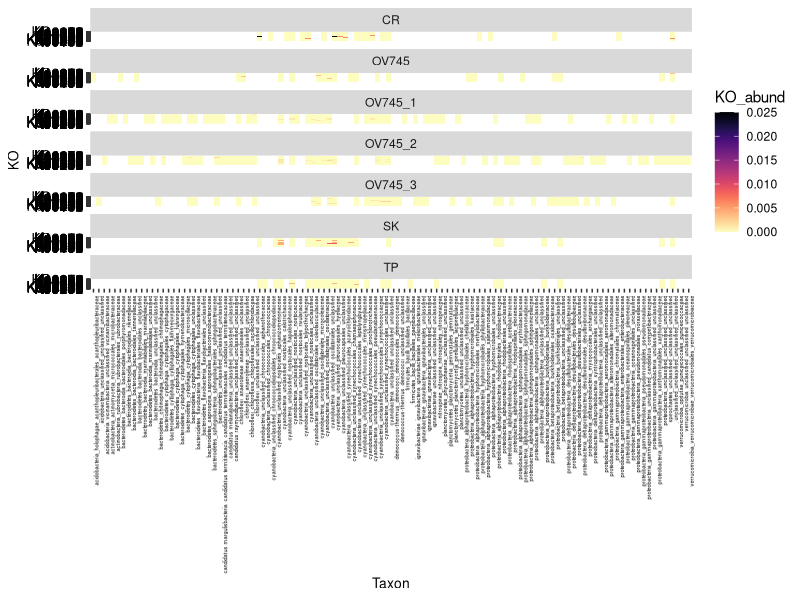
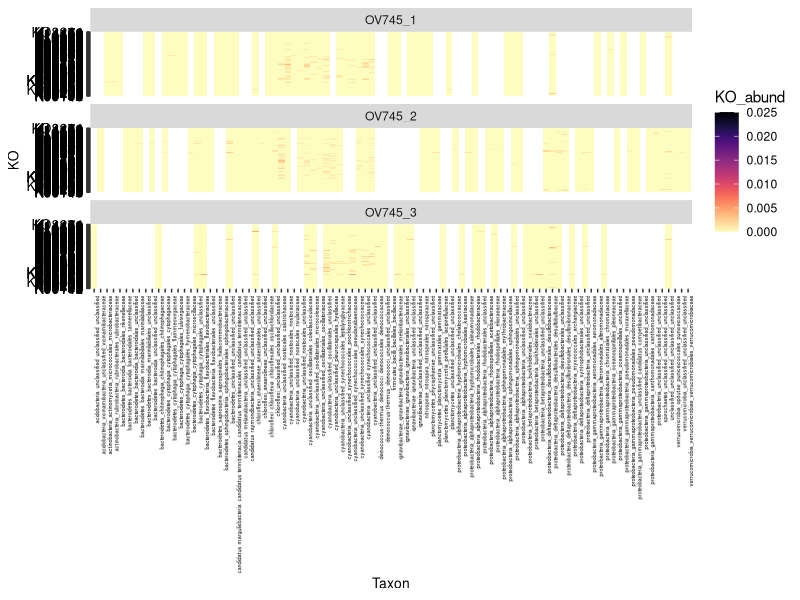
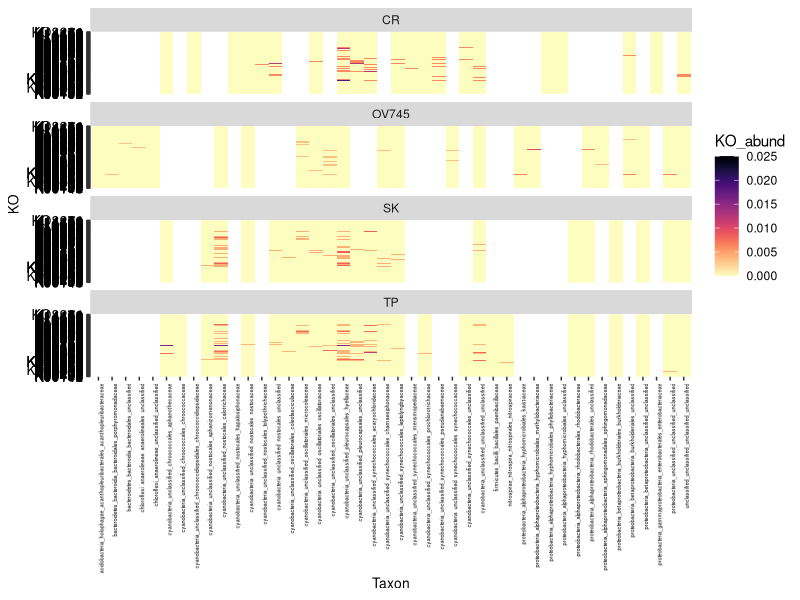

R code for these plots, in order:
library(tidyr)       
library(ggplot2)     
library(gridExtra)   
library(ggthemes) 
library(viridis)   

# Read data and format for heatmap
dataA <- read.csv(file="kegg_taxA.tsv",header=TRUE,sep="\t")
dataA.long <- gather(dataA, key = KO, value = KO_abund, -c(1:2))

heatmapA <- ggplot(dataA.long, mapping = aes(x = Taxon, y = KO, fill = KO_abund),fill = "transparent") +
geom_tile() +
facet_grid(. ~ Sample) + facet_wrap(. ~ Sample,ncol=1) +
scale_fill_viridis(option="magma", direction=-1, limits=c(0, 0.025)) +
theme(axis.text.y = element_text(size = 10, color="black"), 
axis.text.x = element_text(angle=90, hjust=1, size =4, color="black"), 
axis.title.x =element_text(size=10, color="black"), 
axis.title.y =element_text(size=10, color ="black"),
panel.background = element_rect(fill = "transparent"),
plot.background = element_rect(fill = "transparent"), 
panel.grid.major = element_blank(),
panel.grid.minor = element_blank())

# Read data and format for heatmap
dataB <- read.csv(file="kegg_taxB.tsv",header=TRUE,sep="\t")
dataB.long <- gather(dataB, key = KO, value = KO_abund, -c(1:2))

heatmapB <- ggplot(dataB.long, mapping = aes(x = Taxon, y = KO, fill = KO_abund),fill = "transparent") +
geom_tile() +
facet_grid(. ~ Sample) + facet_wrap(. ~ Sample,ncol=1) +
scale_fill_viridis(option="magma", direction=-1, limits=c(0, 0.025)) +
theme(axis.text.y = element_text(size = 10, color="black"), 
axis.text.x = element_text(angle=90, hjust=1, size =4, color="black"), 
axis.title.x =element_text(size=10, color="black"), 
axis.title.y =element_text(size=10, color ="black"),
panel.background = element_rect(fill = "transparent"),
plot.background = element_rect(fill = "transparent"), 
panel.grid.major = element_blank(),
panel.grid.minor = element_blank())

# Read data and format for heatmap
data_all <- read.csv(file="kegg_tax.tsv",header=TRUE,sep="\t")
data_all.long <- gather(data_all, key = KO, value = KO_abund, -c(1:2))

heatmap_all <- ggplot(data_all.long, mapping = aes(x = Taxon, y = KO, fill = KO_abund),fill = "transparent") +
geom_tile() +
facet_grid(. ~ Sample) + facet_wrap(. ~ Sample,ncol=1) +
scale_fill_viridis(option="magma", direction=-1, limits=c(0, 0.025)) +
theme(axis.text.y = element_text(size = 10, color="black"), 
axis.text.x = element_text(angle=90, hjust=1, size =4, color="black"), 
axis.title.x =element_text(size=10, color="black"), 
axis.title.y =element_text(size=10, color ="black"),
panel.background = element_rect(fill = "transparent"),
plot.background = element_rect(fill = "transparent"), 
panel.grid.major = element_blank(),
panel.grid.minor = element_blank())